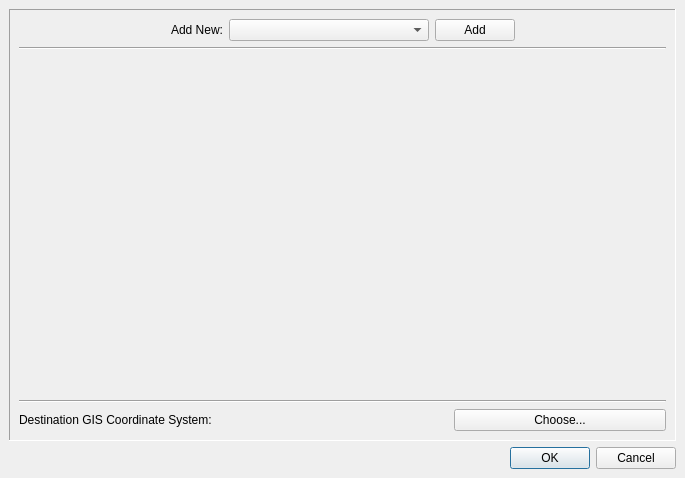
<ui version="4.0" >
 <class>FileInputDialog</class>
 <widget class="QDialog" name="FileInputDialog" >
  <property name="geometry" >
   <rect>
    <x>0</x>
    <y>0</y>
    <width>685</width>
    <height>478</height>
   </rect>
  </property>
  <property name="windowTitle" >
   <string>Input Files</string>
  </property>
  <layout class="QVBoxLayout" >
   <property name="margin" >
    <number>9</number>
   </property>
   <property name="spacing" >
    <number>6</number>
   </property>
   <item>
    <widget class="QFrame" name="_frame" >
     <property name="frameShape" >
      <enum>QFrame::Panel</enum>
     </property>
     <property name="frameShadow" >
      <enum>QFrame::Sunken</enum>
     </property>
     <layout class="QVBoxLayout" >
      <property name="margin" >
       <number>9</number>
      </property>
      <property name="spacing" >
       <number>6</number>
      </property>
      <item>
       <layout class="QHBoxLayout" >
        <property name="margin" >
         <number>0</number>
        </property>
        <property name="spacing" >
         <number>6</number>
        </property>
        <item>
         <spacer>
          <property name="orientation" >
           <enum>Qt::Horizontal</enum>
          </property>
          <property name="sizeHint" >
           <size>
            <width>40</width>
            <height>20</height>
           </size>
          </property>
         </spacer>
        </item>
        <item>
         <widget class="QLabel" name="label" >
          <property name="sizePolicy" >
           <sizepolicy>
            <hsizetype>0</hsizetype>
            <vsizetype>0</vsizetype>
            <horstretch>0</horstretch>
            <verstretch>0</verstretch>
           </sizepolicy>
          </property>
          <property name="text" >
           <string>Add New:</string>
          </property>
         </widget>
        </item>
        <item>
         <widget class="QComboBox" name="_comboBox" >
          <property name="minimumSize" >
           <size>
            <width>200</width>
            <height>0</height>
           </size>
          </property>
         </widget>
        </item>
        <item>
         <widget class="QPushButton" name="addButton" >
          <property name="text" >
           <string>Add</string>
          </property>
         </widget>
        </item>
        <item>
         <spacer>
          <property name="orientation" >
           <enum>Qt::Horizontal</enum>
          </property>
          <property name="sizeHint" >
           <size>
            <width>40</width>
            <height>20</height>
           </size>
          </property>
         </spacer>
        </item>
       </layout>
      </item>
      <item>
       <widget class="Line" name="line_2" >
        <property name="orientation" >
         <enum>Qt::Horizontal</enum>
        </property>
       </widget>
      </item>
      <item>
       <widget class="QWidget" native="1" name="_scrollWidget" />
      </item>
      <item>
       <widget class="Line" name="line" >
        <property name="orientation" >
         <enum>Qt::Horizontal</enum>
        </property>
       </widget>
      </item>
      <item>
       <layout class="QHBoxLayout" >
        <property name="margin" >
         <number>0</number>
        </property>
        <property name="spacing" >
         <number>6</number>
        </property>
        <item>
         <widget class="QLabel" name="label_2" >
          <property name="text" >
           <string>Destination GIS Coordinate System:</string>
          </property>
         </widget>
        </item>
        <item>
         <widget class="QLabel" name="_coordinateSystemName" >
          <property name="text" >
           <string/>
          </property>
         </widget>
        </item>
        <item>
         <widget class="QPushButton" name="coordinateSystem" >
          <property name="text" >
           <string>Choose...</string>
          </property>
         </widget>
        </item>
       </layout>
      </item>
     </layout>
    </widget>
   </item>
   <item>
    <layout class="QHBoxLayout" >
     <property name="margin" >
      <number>0</number>
     </property>
     <property name="spacing" >
      <number>6</number>
     </property>
     <item>
      <widget class="QDialogButtonBox" name="_buttonBox" >
       <property name="orientation" >
        <enum>Qt::Horizontal</enum>
       </property>
       <property name="standardButtons" >
        <set>QDialogButtonBox::Cancel|QDialogButtonBox::NoButton|QDialogButtonBox::Ok</set>
       </property>
      </widget>
     </item>
    </layout>
   </item>
  </layout>
 </widget>
 <resources/>
 <connections>
  <connection>
   <sender>_buttonBox</sender>
   <signal>accepted()</signal>
   <receiver>FileInputDialog</receiver>
   <slot>accept()</slot>
   <hints>
    <hint type="sourcelabel" >
     <x>248</x>
     <y>254</y>
    </hint>
    <hint type="destinationlabel" >
     <x>157</x>
     <y>274</y>
    </hint>
   </hints>
  </connection>
  <connection>
   <sender>_buttonBox</sender>
   <signal>rejected()</signal>
   <receiver>FileInputDialog</receiver>
   <slot>reject()</slot>
   <hints>
    <hint type="sourcelabel" >
     <x>316</x>
     <y>260</y>
    </hint>
    <hint type="destinationlabel" >
     <x>286</x>
     <y>274</y>
    </hint>
   </hints>
  </connection>
 </connections>
</ui>
